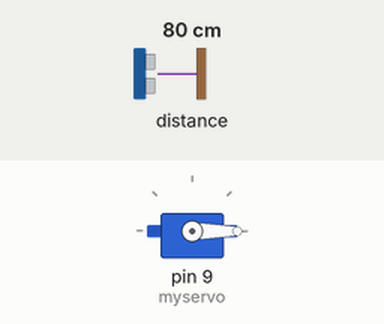
Bench run of a sketch on a simulated Arduino Uno, built with avr-gcc and run on an emulated ATmega328P. Shown: servo. The inputs (shaded band) are chosen by the test bench; at power-on: distance to the obstacle 80 cm. What the sketch prints to the serial monitor is not drawn.

Above: at 31.6 s.
Timing chart, 0 to 40.0 s (numbered marks = the images above):
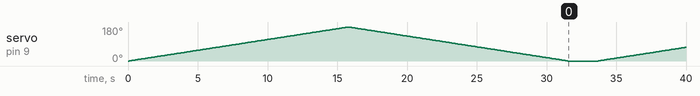

The sketch:

360_Degree_Lidar_Sensor.ino
```cpp
#include "Adafruit_VL6180X.h"
#include <Servo.h>
Adafruit_VL6180X vl = Adafruit_VL6180X();
Servo myservo;
float pos = 0;
const float Pi = 3.14159;
void setup() {
myservo.attach(9);
Serial.begin(115200);
while (!Serial)
{
   delay(1);
}
if (! vl.begin())
{
   while (1);
}
}
void loop()
{
 for (pos = 0; pos <= 180; pos += .5)
 {
    myservo.write(pos);
    uint8_t range = vl.readRange();
    Serial.println(String(range)+"p"+String(pos*Pi/180)+"p"+String(pos));
    delay(10);
 }
for (pos = 180; pos >= 0; pos -= .5) {
   myservo.write(pos);
   uint8_t range = vl.readRange();
  {
  Serial.println(String(range)+"p"+String(pos*Pi/180)+"p"+String(pos));
  delay(10);
}
}
 myservo.write(0);
 delay(2000);
}
```
